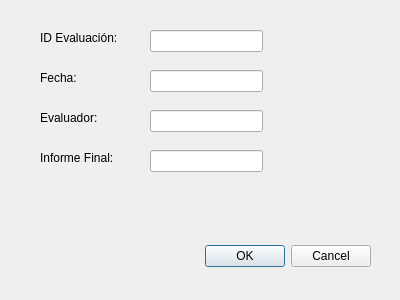
<?xml version="1.0" encoding="UTF-8"?>
<ui version="4.0">
 <class>Dialog</class>
 <widget class="QDialog" name="Dialog">
  <property name="geometry">
   <rect>
    <x>0</x>
    <y>0</y>
    <width>400</width>
    <height>300</height>
   </rect>
  </property>
  <property name="windowTitle">
   <string>Actualizar Evaluación</string>
  </property>
  <widget class="QDialogButtonBox" name="buttonBox">
   <property name="geometry">
    <rect>
     <x>30</x>
     <y>240</y>
     <width>341</width>
     <height>32</height>
    </rect>
   </property>
   <property name="orientation">
    <enum>Qt::Horizontal</enum>
   </property>
   <property name="standardButtons">
    <set>QDialogButtonBox::Cancel|QDialogButtonBox::Ok</set>
   </property>
  </widget>
  <widget class="QLabel" name="label_3">
   <property name="geometry">
    <rect>
     <x>40</x>
     <y>110</y>
     <width>101</width>
     <height>16</height>
    </rect>
   </property>
   <property name="text">
    <string>Evaluador:</string>
   </property>
  </widget>
  <widget class="QLabel" name="label_4">
   <property name="geometry">
    <rect>
     <x>40</x>
     <y>150</y>
     <width>101</width>
     <height>16</height>
    </rect>
   </property>
   <property name="text">
    <string>Informe Final:</string>
   </property>
  </widget>
  <widget class="QLineEdit" name="lineEdit_3">
   <property name="geometry">
    <rect>
     <x>150</x>
     <y>110</y>
     <width>113</width>
     <height>22</height>
    </rect>
   </property>
  </widget>
  <widget class="QLabel" name="label">
   <property name="geometry">
    <rect>
     <x>40</x>
     <y>30</y>
     <width>91</width>
     <height>16</height>
    </rect>
   </property>
   <property name="text">
    <string>ID Evaluación:</string>
   </property>
  </widget>
  <widget class="QLineEdit" name="lineEdit">
   <property name="geometry">
    <rect>
     <x>150</x>
     <y>30</y>
     <width>113</width>
     <height>22</height>
    </rect>
   </property>
  </widget>
  <widget class="QLabel" name="label_2">
   <property name="geometry">
    <rect>
     <x>40</x>
     <y>70</y>
     <width>91</width>
     <height>16</height>
    </rect>
   </property>
   <property name="text">
    <string>Fecha:</string>
   </property>
  </widget>
  <widget class="QLineEdit" name="lineEdit_2">
   <property name="geometry">
    <rect>
     <x>150</x>
     <y>70</y>
     <width>113</width>
     <height>22</height>
    </rect>
   </property>
  </widget>
  <widget class="QLineEdit" name="lineEdit_4">
   <property name="geometry">
    <rect>
     <x>150</x>
     <y>150</y>
     <width>113</width>
     <height>22</height>
    </rect>
   </property>
  </widget>
 </widget>
 <resources/>
 <connections>
  <connection>
   <sender>buttonBox</sender>
   <signal>accepted()</signal>
   <receiver>Dialog</receiver>
   <slot>accept()</slot>
   <hints>
    <hint type="sourcelabel">
     <x>248</x>
     <y>254</y>
    </hint>
    <hint type="destinationlabel">
     <x>157</x>
     <y>274</y>
    </hint>
   </hints>
  </connection>
  <connection>
   <sender>buttonBox</sender>
   <signal>rejected()</signal>
   <receiver>Dialog</receiver>
   <slot>reject()</slot>
   <hints>
    <hint type="sourcelabel">
     <x>316</x>
     <y>260</y>
    </hint>
    <hint type="destinationlabel">
     <x>286</x>
     <y>274</y>
    </hint>
   </hints>
  </connection>
 </connections>
</ui>
